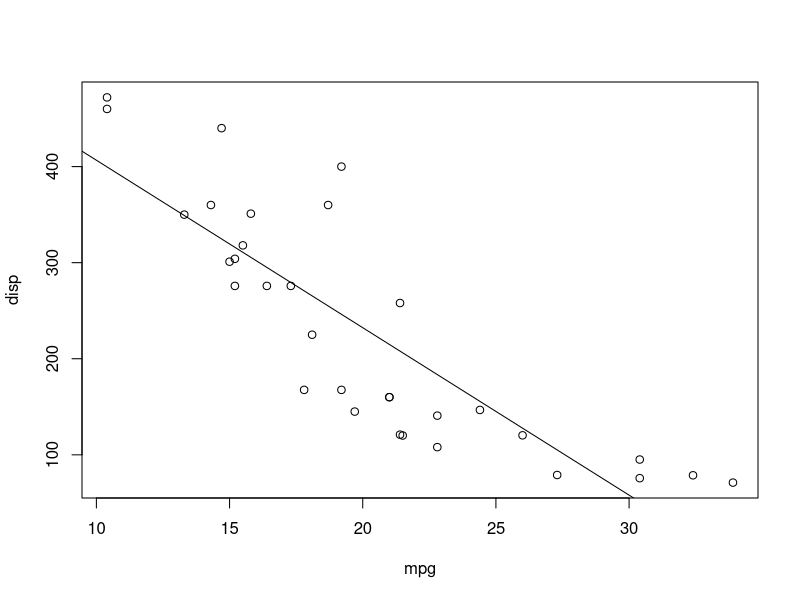
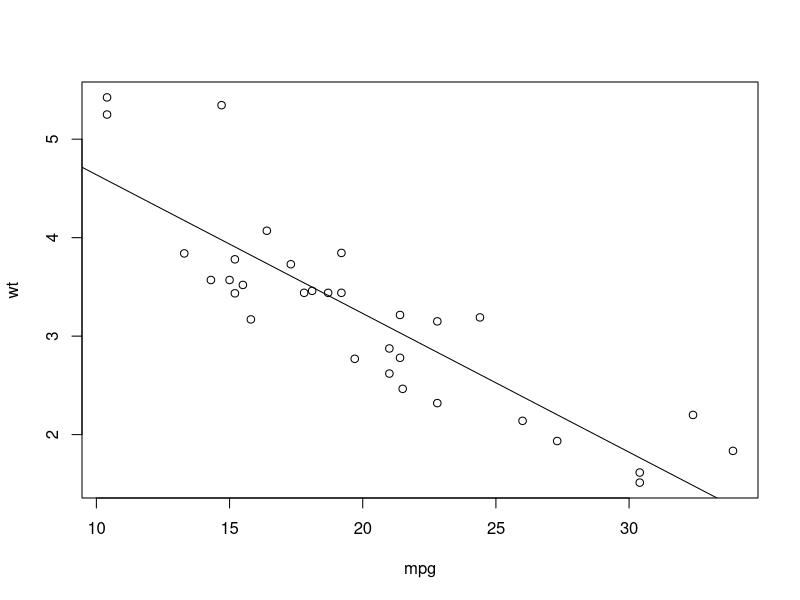

The R script that drew these images, in order:
## ---- chunk 1
knitr::opts_chunk$set(echo = TRUE)
## ---- chunk 2
with(mtcars,
     {
         summary(mpg)
         plot(mpg, disp)
         abline(lm(disp ~ mpg))
         plot(mpg, wt)
         abline(lm(wt ~ mpg))
     })

with(mtcars,{
    nokeep <- summary(mpg)
    keep <<- summary(mpg)
})
keep
## ---- chunk 3
library(tibble)
as_tibble(mtcars)
## ---- chunk 4
?file
